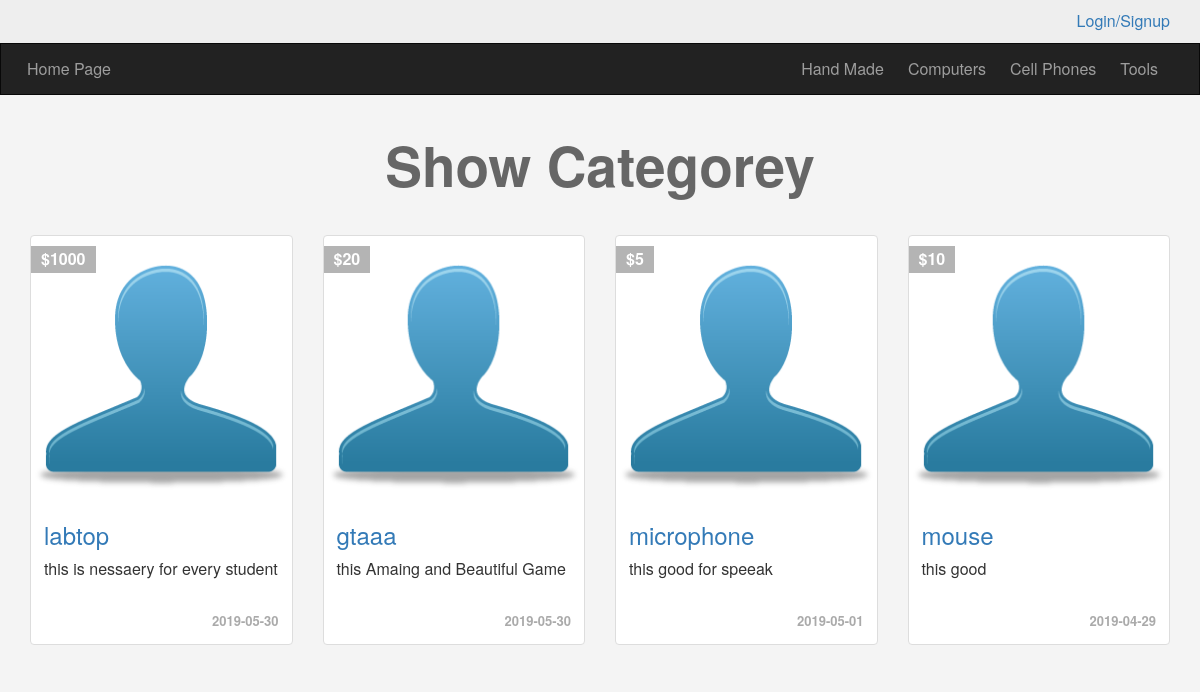
The app's page /categories.php?pageid=17 with its own data.
### tables this page shows
CREATE TABLE `categories` (
  `ID` int(6) NOT NULL,
  `Name` varchar(255) NOT NULL,
  `Description` text NOT NULL,
  `Parent` int(11) NOT NULL,
  `Ordering` int(11) DEFAULT NULL,
  `Visibility` tinyint(4) NOT NULL DEFAULT 0,
  `Allow_Comment` tinyint(4) NOT NULL DEFAULT 0,
  `Allow_Ads` tinyint(4) NOT NULL DEFAULT 0
);

CREATE TABLE `items` (
  `Item_ID` int(11) NOT NULL,
  `Name` varchar(255) NOT NULL,
  `Description` text NOT NULL,
  `Price` varchar(255) NOT NULL,
  `Add_Date` date NOT NULL,
  `Countery_Made` varchar(255) NOT NULL,
  `Tags` varchar(255) NOT NULL,
  `Image` varchar(255) NOT NULL,
  `Status` varchar(255) NOT NULL,
  `Rating` smallint(6) NOT NULL,
  `Approve` tinyint(4) NOT NULL DEFAULT 0,
  `Cat_ID` int(11) NOT NULL,
  `Member_ID` int(11) NOT NULL
);

### init.php (called while the page is built, shortened)
<?php
include "admins/connect.php";
$tpl ="includes/templates/";
$func = "includes/functions/";
$css ="layout/css/";
include $func ."function.php";
include $tpl ."header.php";
?>

### includes/functions/function.php (called while the page is built, shortened)
<?php
function getAllFrom($field, $table, $where = Null, $and =NULL, $orderfield, $ordering = 'DESC'){
    global $con;
    $stmt = $con->prepare("SELECT $field FROM $table $where $and ORDER BY $orderfield $ordering");
    $stmt->execute();
    $all = $stmt->fetchAll();
    return $all;
}

### categories.php (the view, shortened to what this page needs)
<?php
 include "init.php";?>
<div class="container">
    <h1 class="text-center">Show Categorey</h1>
    <div class="row">
        <?php
        $pageid = $_GET['pageid'];
        if(isset($pageid) && is_numeric($pageid)){
            $categorey = intval($pageid);
            $items = getAllFrom("*","items","where Cat_ID = {$categorey}", "AND Approve = 1", "Item_ID");
            foreach ($items as $item){
                echo"<div class='col-sm-6 col-md-3'>";
                    echo "<div class='thumbnail item-box'>";
                        echo "<span class='price-tag'>$".$item['Price']."</span>";
                        echo"<img class='img-responsive' src='user.png' alt=''/>";
                        echo "<div class='caption'>";
                            echo "<h3><a href ='items.php?itemid=".$item['Item_ID']."'>".$item['Name']."</a></h3>";
                            echo "<p>".$item['Description']."</p>";
                            echo "<div class ='date'>".$item['Add_Date']."</div>";
                        echo "</div>";
                    echo "</div>";
                echo "</div>";
        }
    }
            ?>
    </div>
</div>
<?php include $tpl ."footer.php";
ob_end_flush();?>

### includes/templates/header.php (shortened to what this page needs)
<!DOCTYPE html>
<html>
    <head>
        <link rel="stylesheet" href=" <?php echo $css ; ?>bootstrap.min.css" />
        <link rel="stylesheet" href=" <?php echo $css ; ?>font-awesome.min.css" />
        <link rel="stylesheet" href=" <?php echo $css ; ?>jquery-ui.css" />
        <link rel="stylesheet" href=" <?php echo $css ; ?>jquery.selectBoxIt.css" />
        <link rel="stylesheet" href="<?php echo $css ; ?>frontend.css" />
    </head>
    <body>
      <div class = "upper-bar">
        <div class="container">
        <?php
          if (isset($_SESSION['user'])){?>
          <img class=" my-avatar img-thumbnail img-circle" src='user.png' alt=''/>
            <div class="btn-group my-info">
              <span class="btn btn-default dropdown-toggle" data-toggle="dropdown">
                  <?php echo $sessionUser ?>
                  <span class="caret"></span>
              </span>
              <ul class="dropdown-menu">
                <li><a href="profile.php">My Profile</a></li>
                <li><a href="new-ads.php">New Item</a></li>
                <li><a href="profile.php#my-ads">My Items</a></li>
                <li><a href="logout.php">Logout</a></li>
              </ul>
            </div>
          <?php
        } else {?>
          <a href="login.php">
            <span class="pull-right">Login/Signup</span>
          </a>
          <?php } ?>
        </div>
      </div>
    <nav class="navbar navbar-inverse">
  <div class="container">
    <div class="navbar-header">
      <a class="navbar-brand" href="index.php">Home Page</a>
    </div>
    <div class="collapse navbar-collapse" id="app-nav">
      <ul class="nav navbar-nav navbar-right">
        <?php
        $cats = getAllFrom("*", "categories", "where Parent = 0", "", "ID","ASC");
        foreach($cats as $cat){
          echo '<li>
                  <a href="categories.php?pageid='.$cat['ID'].'">
                    '.$cat['Name']. '
                  </a>
                </li>';
        }
        ?>
      </ul>
    </div>
  </div>
</nav>

### layout/css/frontend.css (style rules this page uses)
body { background-color: #f4f4f4; font-size: 16px; }
h1 { font-size: 55px; margin: 40px 0 ; font-weight: bold; color: #666; }
.navbar { border-radius: 0; margin-bottom: 0; }
.nav>li>a, .navbar-brand { padding: 15px 12px; }
.navbar-brand { font-size: 1em; }
.upper-bar { padding: 10px; background-color: #EEE; }
.item-box { position: relative; }
.item-box .price-tag { background-color: #B4B4B4; padding: 2px 10px; position: absolute; left: 0; top: 10px; font-weight: bold; color: #fff; }
.item-box .caption p { height: 44px; max-height: 44px; }
.thumbnail .date { text-align: right; font-size: 13px; color: #aaa; font-weight: bold; }

### records on screen
categories: Name "Hand Made"
categories: Name "Computers"
categories: Name "Cell Phones"
categories: Name "Tools"
items: Price "1000", Name "labtop", Description "this is nessaery for every student", Add_Date "2019-05-30"
items: Price "20", Name "gtaaa", Description "this Amaing and Beautiful Game", Add_Date "2019-05-30"
items: Price "5", Name "microphone", Description "this good for speeak", Add_Date "2019-05-01"
items: Price "10", Name "mouse", Description "this good", Add_Date "2019-04-29"
